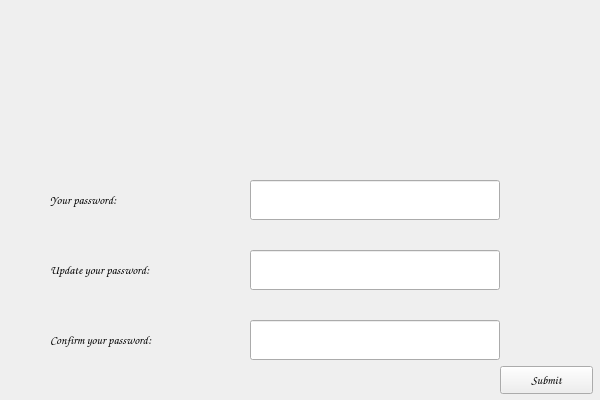
<?xml version="1.0" encoding="UTF-8"?>
<ui version="4.0">
 <class>Update</class>
 <widget class="QWidget" name="Update">
  <property name="geometry">
   <rect>
    <x>0</x>
    <y>0</y>
    <width>600</width>
    <height>400</height>
   </rect>
  </property>
  <property name="minimumSize">
   <size>
    <width>600</width>
    <height>400</height>
   </size>
  </property>
  <property name="maximumSize">
   <size>
    <width>600</width>
    <height>400</height>
   </size>
  </property>
  <property name="windowTitle">
   <string>Form</string>
  </property>
  <property name="styleSheet">
   <string notr="true">QWidget#widget{
	background-image: url(:/pic/background-login.png);
}</string>
  </property>
  <widget class="QWidget" name="widget" native="true">
   <property name="geometry">
    <rect>
     <x>0</x>
     <y>0</y>
     <width>600</width>
     <height>400</height>
    </rect>
   </property>
   <property name="minimumSize">
    <size>
     <width>600</width>
     <height>400</height>
    </size>
   </property>
   <property name="maximumSize">
    <size>
     <width>600</width>
     <height>400</height>
    </size>
   </property>
   <widget class="QLineEdit" name="lineEdit">
    <property name="geometry">
     <rect>
      <x>250</x>
      <y>180</y>
      <width>250</width>
      <height>40</height>
     </rect>
    </property>
    <property name="font">
     <font>
      <family>Comic Sans MS</family>
     </font>
    </property>
   </widget>
   <widget class="QLineEdit" name="lineEdit_2">
    <property name="geometry">
     <rect>
      <x>250</x>
      <y>250</y>
      <width>250</width>
      <height>40</height>
     </rect>
    </property>
    <property name="font">
     <font>
      <family>Comic Sans MS</family>
     </font>
    </property>
   </widget>
   <widget class="QLineEdit" name="lineEdit_3">
    <property name="geometry">
     <rect>
      <x>250</x>
      <y>320</y>
      <width>250</width>
      <height>40</height>
     </rect>
    </property>
    <property name="font">
     <font>
      <family>Comic Sans MS</family>
     </font>
    </property>
   </widget>
   <widget class="QLabel" name="label">
    <property name="geometry">
     <rect>
      <x>50</x>
      <y>190</y>
      <width>150</width>
      <height>20</height>
     </rect>
    </property>
    <property name="font">
     <font>
      <family>Comic Sans MS</family>
     </font>
    </property>
    <property name="text">
     <string>Your password:</string>
    </property>
   </widget>
   <widget class="QLabel" name="label_2">
    <property name="geometry">
     <rect>
      <x>50</x>
      <y>260</y>
      <width>170</width>
      <height>20</height>
     </rect>
    </property>
    <property name="font">
     <font>
      <family>Comic Sans MS</family>
     </font>
    </property>
    <property name="text">
     <string>Update your password:</string>
    </property>
   </widget>
   <widget class="QLabel" name="label_3">
    <property name="geometry">
     <rect>
      <x>50</x>
      <y>330</y>
      <width>180</width>
      <height>20</height>
     </rect>
    </property>
    <property name="font">
     <font>
      <family>Comic Sans MS</family>
     </font>
    </property>
    <property name="text">
     <string>Confirm your password:</string>
    </property>
   </widget>
   <widget class="QPushButton" name="pushButton">
    <property name="geometry">
     <rect>
      <x>500</x>
      <y>366</y>
      <width>93</width>
      <height>28</height>
     </rect>
    </property>
    <property name="font">
     <font>
      <family>Comic Sans MS</family>
     </font>
    </property>
    <property name="text">
     <string>Submit</string>
    </property>
   </widget>
   <widget class="QToolButton" name="toolButton">
    <property name="geometry">
     <rect>
      <x>550</x>
      <y>0</y>
      <width>50</width>
      <height>30</height>
     </rect>
    </property>
    <property name="text">
     <string/>
    </property>
    <property name="icon">
     <iconset resource="images.qrc">
      <normaloff>:/pic/iconmonstr-x-mark-5-240.png</normaloff>:/pic/iconmonstr-x-mark-5-240.png</iconset>
    </property>
    <property name="iconSize">
     <size>
      <width>30</width>
      <height>30</height>
     </size>
    </property>
    <property name="autoRaise">
     <bool>true</bool>
    </property>
   </widget>
  </widget>
 </widget>
 <resources>
  <include location="images.qrc"/>
 </resources>
 <connections/>
</ui>
